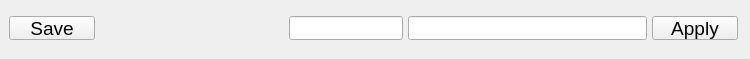
<?xml version="1.0" ?>
<ui version="4.0">
  <class>Dialog</class>
  <widget class="PyDMFrame" name="screen">
    <property name="geometry">
      <rect>
        <x>2688</x>
        <y>378</y>
        <width>750</width>
        <height>59</height>
      </rect>
    </property>
    <property name="minimumSize">
      <size>
        <width>750</width>
        <height>59</height>
      </size>
    </property>
    <property name="styleSheet">
      <string notr="true">PyDMFrame#screen {
  color: rgb(0, 0, 0);
  background-color: rgb(187, 187, 187);
  }</string>
    </property>
    <property name="windowTitle">
      <string>genericState</string>
    </property>
    <layout class="QGridLayout" name="gridLayout" columnstretch="9,86,5,184,5,114,5,239,5,86,12" rowstretch="16,24,2,17">
      <property name="leftMargin">
        <number>0</number>
      </property>
      <property name="topMargin">
        <number>0</number>
      </property>
      <property name="rightMargin">
        <number>0</number>
      </property>
      <property name="bottomMargin">
        <number>0</number>
      </property>
      <property name="horizontalSpacing">
        <number>0</number>
      </property>
      <property name="verticalSpacing">
        <number>0</number>
      </property>
      <item row="1" column="3" rowspan="2">
        <widget class="PyDMEnumButton" name="choice_button">
          <property name="geometry">
            <rect>
              <x>100</x>
              <y>16</y>
              <width>184</width>
              <height>26</height>
            </rect>
          </property>
          <property name="sizePolicy">
            <sizepolicy hsizetype="Ignored" vsizetype="Ignored">
              <horstretch>0</horstretch>
              <verstretch>0</verstretch>
            </sizepolicy>
          </property>
          <property name="toolTip">
            <string>${P}${S}mode${N}</string>
          </property>
          <property name="channel" stdset="0">
            <string>ca://${P}${S}mode${N}</string>
          </property>
          <property name="font">
            <font>
              <pointsize>15</pointsize>
            </font>
          </property>
          <property name="orientation" stdset="0">
            <number>1</number>
          </property>
          <property name="horizontalSpacing" stdset="0">
            <number>0</number>
          </property>
          <property name="verticalSpacing" stdset="0">
            <number>0</number>
          </property>
          <property name="marginTop" stdset="0">
            <number>0</number>
          </property>
          <property name="marginBottom" stdset="0">
            <number>0</number>
          </property>
          <property name="marginLeft" stdset="0">
            <number>0</number>
          </property>
          <property name="marginRight" stdset="0">
            <number>0</number>
          </property>
          <property name="styleSheet">
            <string notr="true">PyDMEnumButton#choice_button {
  color: rgb(0, 0, 0);
  background-color: rgb(187, 187, 187);
  margin: 0px;
  padding: 0px;
  min-width: 0px;
  min-height: 0px;
  }
QPushButton {
  color: rgb(0, 0, 0);
  background-color: rgb(187, 187, 187);
  margin: 0px;
  padding: 0px;
  min-width: 0px;
  min-height: 0px;
  }</string>
          </property>
        </widget>
      </item>
      <item row="1" column="5">
        <widget class="PyDMLineEdit" name="text_entry">
          <property name="geometry">
            <rect>
              <x>289</x>
              <y>16</y>
              <width>114</width>
              <height>24</height>
            </rect>
          </property>
          <property name="sizePolicy">
            <sizepolicy hsizetype="Ignored" vsizetype="Ignored">
              <horstretch>0</horstretch>
              <verstretch>0</verstretch>
            </sizepolicy>
          </property>
          <property name="channel" stdset="0">
            <string>ca://${P}${S}val${N}</string>
          </property>
          <property name="toolTip">
            <string>${P}${S}val${N}</string>
          </property>
          <property name="font">
            <font>
              <pointsize>14</pointsize>
            </font>
          </property>
          <property name="styleSheet">
            <string notr="true">PyDMLineEdit#text_entry {
  color: rgb(0, 0, 0);
  background-color: rgb(187, 187, 187);
  border: 1px solid black;
  margin: 0px;
  padding: 0px;
  spacing: 0px;
  }</string>
          </property>
        </widget>
      </item>
      <item row="1" column="7">
        <widget class="PyDMLineEdit" name="text_entry_1">
          <property name="geometry">
            <rect>
              <x>408</x>
              <y>16</y>
              <width>239</width>
              <height>24</height>
            </rect>
          </property>
          <property name="sizePolicy">
            <sizepolicy hsizetype="Ignored" vsizetype="Ignored">
              <horstretch>0</horstretch>
              <verstretch>0</verstretch>
            </sizepolicy>
          </property>
          <property name="channel" stdset="0">
            <string>ca://${P}${S}pv${N}.VAL</string>
          </property>
          <property name="toolTip">
            <string>${P}${S}pv${N}.VAL</string>
          </property>
          <property name="displayFormat" stdset="0">
            <enum>PyDMLineEdit::String</enum>
          </property>
          <property name="font">
            <font>
              <pointsize>14</pointsize>
            </font>
          </property>
          <property name="styleSheet">
            <string notr="true">PyDMLineEdit#text_entry_1 {
  color: rgb(0, 0, 0);
  background-color: rgb(187, 187, 187);
  border: 1px solid black;
  margin: 0px;
  padding: 0px;
  spacing: 0px;
  }</string>
          </property>
        </widget>
      </item>
      <item row="1" column="1">
        <widget class="PyDMFrame" name="composite">
          <property name="geometry">
            <rect>
              <x>9</x>
              <y>16</y>
              <width>86</width>
              <height>24</height>
            </rect>
          </property>
          <property name="sizePolicy">
            <sizepolicy hsizetype="Ignored" vsizetype="Ignored">
              <horstretch>0</horstretch>
              <verstretch>0</verstretch>
            </sizepolicy>
          </property>
          <property name="rules" stdset="0">
            <string>[{&quot;name&quot;: &quot;visibility&quot;, &quot;property&quot;: &quot;Visible&quot;, &quot;channels&quot;: [{&quot;channel&quot;: &quot;ca://${P}${S}mode${N}&quot;, &quot;trigger&quot;: true, &quot;use_enum&quot;: false}], &quot;expression&quot;: &quot;(ch[0])==0&quot;}]</string>
          </property>
          <layout class="QGridLayout" name="gridLayout_1" columnstretch="86" rowstretch="24">
            <property name="leftMargin">
              <number>0</number>
            </property>
            <property name="topMargin">
              <number>0</number>
            </property>
            <property name="rightMargin">
              <number>0</number>
            </property>
            <property name="bottomMargin">
              <number>0</number>
            </property>
            <property name="horizontalSpacing">
              <number>0</number>
            </property>
            <property name="verticalSpacing">
              <number>0</number>
            </property>
            <item row="0" column="0">
              <widget class="PyDMPushButton" name="message_button">
                <property name="geometry">
                  <rect>
                    <x>0</x>
                    <y>0</y>
                    <width>86</width>
                    <height>24</height>
                  </rect>
                </property>
                <property name="sizePolicy">
                  <sizepolicy hsizetype="Ignored" vsizetype="Ignored">
                    <horstretch>0</horstretch>
                    <verstretch>0</verstretch>
                  </sizepolicy>
                </property>
                <property name="text">
                  <string>Save</string>
                </property>
                <property name="font">
                  <font>
                    <pointsize>14</pointsize>
                  </font>
                </property>
                <property name="toolTip">
                  <string>${P}${S}inCalc${N}.PROC</string>
                </property>
                <property name="channel" stdset="0">
                  <string>ca://${P}${S}inCalc${N}.PROC</string>
                </property>
                <property name="pressValue" stdset="0">
                  <string>1</string>
                </property>
                <property name="styleSheet">
                  <string notr="true">PyDMPushButton#message_button {
  color: rgb(0, 0, 0);
  background-color: rgb(253, 0, 0);
  }</string>
                </property>
              </widget>
            </item>
          </layout>
        </widget>
      </item>
      <item row="1" column="9">
        <widget class="PyDMFrame" name="composite_1">
          <property name="geometry">
            <rect>
              <x>652</x>
              <y>16</y>
              <width>86</width>
              <height>24</height>
            </rect>
          </property>
          <property name="sizePolicy">
            <sizepolicy hsizetype="Ignored" vsizetype="Ignored">
              <horstretch>0</horstretch>
              <verstretch>0</verstretch>
            </sizepolicy>
          </property>
          <property name="rules" stdset="0">
            <string>[{&quot;name&quot;: &quot;visibility&quot;, &quot;property&quot;: &quot;Visible&quot;, &quot;channels&quot;: [{&quot;channel&quot;: &quot;ca://${P}${S}mode${N}&quot;, &quot;trigger&quot;: true, &quot;use_enum&quot;: false}], &quot;expression&quot;: &quot;(ch[0])!=0&quot;}]</string>
          </property>
          <layout class="QGridLayout" name="gridLayout_2" columnstretch="86" rowstretch="24">
            <property name="leftMargin">
              <number>0</number>
            </property>
            <property name="topMargin">
              <number>0</number>
            </property>
            <property name="rightMargin">
              <number>0</number>
            </property>
            <property name="bottomMargin">
              <number>0</number>
            </property>
            <property name="horizontalSpacing">
              <number>0</number>
            </property>
            <property name="verticalSpacing">
              <number>0</number>
            </property>
            <item row="0" column="0">
              <widget class="PyDMPushButton" name="message_button_1">
                <property name="geometry">
                  <rect>
                    <x>0</x>
                    <y>0</y>
                    <width>86</width>
                    <height>24</height>
                  </rect>
                </property>
                <property name="sizePolicy">
                  <sizepolicy hsizetype="Ignored" vsizetype="Ignored">
                    <horstretch>0</horstretch>
                    <verstretch>0</verstretch>
                  </sizepolicy>
                </property>
                <property name="text">
                  <string>Apply</string>
                </property>
                <property name="font">
                  <font>
                    <pointsize>14</pointsize>
                  </font>
                </property>
                <property name="toolTip">
                  <string>${P}${S}outCalc${N}.PROC</string>
                </property>
                <property name="channel" stdset="0">
                  <string>ca://${P}${S}outCalc${N}.PROC</string>
                </property>
                <property name="pressValue" stdset="0">
                  <string>1</string>
                </property>
                <property name="styleSheet">
                  <string notr="true">PyDMPushButton#message_button_1 {
  color: rgb(0, 0, 0);
  background-color: rgb(0, 216, 0);
  }</string>
                </property>
              </widget>
            </item>
          </layout>
        </widget>
      </item>
    </layout>
    <zorder>choice_button</zorder>
    <zorder>text_entry</zorder>
    <zorder>text_entry_1</zorder>
    <zorder>message_button</zorder>
    <zorder>composite</zorder>
    <zorder>message_button_1</zorder>
    <zorder>composite_1</zorder>
  </widget>
  <customwidgets>
    <customwidget>
      <class>PyDMEnumButton</class>
      <extends>QWidget</extends>
      <header>pydm.widgets.enum_button</header>
    </customwidget>
    <customwidget>
      <class>PyDMLineEdit</class>
      <extends>QLineEdit</extends>
      <header>pydm.widgets.line_edit</header>
    </customwidget>
    <customwidget>
      <class>PyDMFrame</class>
      <extends>QFrame</extends>
      <header>pydm.widgets.frame</header>
    </customwidget>
    <customwidget>
      <class>PyDMPushButton</class>
      <extends>QPushButton</extends>
      <header>pydm.widgets.pushbutton</header>
    </customwidget>
  </customwidgets>
</ui>
